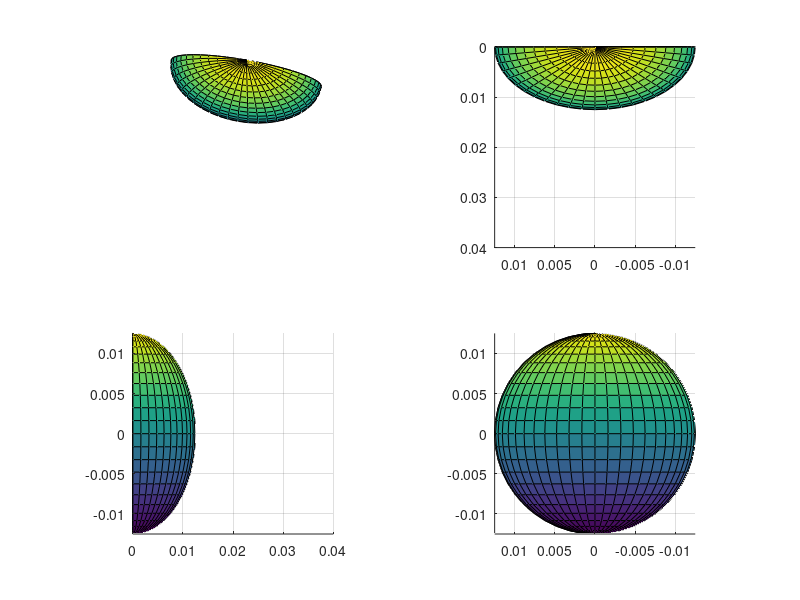

Recreate this plot in MATLAB. (Note: this script raises an error after producing the figure.)
%%%%%%% Test simu Field 1 04_03_2013 %%%%%%%%%%%

clear all
close all
clc

%%%%%%%%%%%%%%%%%%%%%%%%%%%%%%%%%%%%%%%%%%%%%%%%
%%%%%%%%%% Define parameters %%%%%%%%%%%%%%%%%%%

R = 12.5/1000; % Radius of the transducer [mm]
Rfocal = 40/1000; % Focal radius of the transducer [mm]
ele_size = 1/1000; % Size of math elements

%%%%%%%%%%%%%%%%%%%%%%%%%%%%%%%%%%%%%%%%%%%%%%%%

r = R; % Plot concave source
[theta,phi] = meshgrid(linspace(0,pi,2*R/ele_size),linspace(-pi/2,pi/2,2*R/ele_size));
x1 = r.*cos(theta).*cos(phi);
y1 = r.*sin(theta).*cos(phi);
z1 = r.*sin(phi);
theta = 0;
[r,phi] = meshgrid(linspace(0,R,2*R/ele_size),linspace(-pi/2,pi/2,2*R/ele_size));
x2 = r.*cos(theta).*cos(phi);
y2 = r.*sin(theta).*cos(phi);
z2 = r.*sin(phi);
theta = pi;
[r,phi] = meshgrid(linspace(0,R,2*R/ele_size),linspace(-pi/2,pi/2,2*R/ele_size));
x3 = r.*cos(theta).*cos(phi);
y3 = r.*sin(theta).*cos(phi);
z3 = r.*sin(phi);
x = [x1;x2;x3];
y = [y1;y2;y3];
z = [z1;z2;z3];


figure(1)
subplot(2,2,1); surf(x,y,z)
axis square
view(10,100)
axis([ -R R 0 Rfocal -R R ])
axis off
subplot(2,2,2); surf(x,y,z)
axis square
view(-180,90)
axis([ -R R 0 Rfocal -R R ])
subplot(2,2,3); surf(x,y,z)
axis square
view(90,0)
axis([ -R R 0 Rfocal -R R ])
subplot(2,2,4); surf(x,y,z)
axis square
view(0,180)
axis([ -R R 0 Rfocal -R R ])
clear x1 x2 x3 y1 y2 y3 z1 z2 z3 x y z r theta phi


Th = xdc_concave(R,Rfocal,ele_size); % Define concave source

%%%%%%%%%%%%%%%%%%%%%%%%%%%%%%%%%%%%%%%%%%%%%%%%%%%

%xdc_show(Th)

A = -R:ele_size:R;
B = -R:ele_size:R;
C = 0:ele_size:2*R;
points = [A' B' C'];
clear A B C
%C = 0:ele_size:Rfocal*2;

[hp, start_time] = calc_hp(Th,points);
start_time
D= max(max(max(hp)));

h=figure(2);
surf(hp)
shading interp
colorbar

taille_tmp = size(hp);
taille = taille_tmp(1);
h=figure(3);
% for k=1:1:taille
%     plot(hp(k,:));
%     hold on
% end
I =imagesc(hp');
%J = imrotate(I,90);
%imshow(J)
%view(180,90)
%shading interp
colorbar
PressionPascal = hp;
save('test_pressureFiled_1.mat','PressionPascal','-mat')

% h=figure(2);
% FIG = reshape(hp(1:((2*R/ele_size-1)*(2*R/ele_size-1)),1),[(2*R/ele_size-1) (2*R/ele_size-1)]);
% surf(FIG)
% %axis([0 (2*R/ele_size-1) 0 (2*R/ele_size-1) -D D])
% caxis([0 D])
% grid off
% axis off
% shading interp
% view(90,90)
% colorbar
% colorbar
% 
% h=figure(2);
% %FIG = reshape(hp(1:(R*R-2),i),[R R]);
% FIG = reshape(hp(1:((2*R/ele_size-1)*(2*R/ele_size-1)),1),[(2*R/ele_size-1) (2*R/ele_size-1)]);
% surf(FIG)
% %axis([0 (2*R/ele_size-1) 0 (2*R/ele_size-1) -D D])
% caxis([0 D])
% grid off
% axis off
% shading interp
% view(90,90)
% colorbar
% f = getframe(h);
% [im,map] = rgb2ind(f.cdata,256,'nodither');
% im(1,1,1,(2*R/ele_size+1)) = 0;
% 
% for i=1:1:(2*R/ele_size+1)
%     h=figure(i+1);
%     FIG = reshape(hp(1:((2*R/ele_size-1)*(2*R/ele_size-1)),i),[(2*R/ele_size-1) (2*R/ele_size-1)]);
%     surf(FIG)
%     %axis([0 (2*R/ele_size-1) 0 (2*R/ele_size-1) -D D]) 
%     caxis([0 D])
%     grid off
%     axis off
%     shading interp
%     view(90,90)
%     colorbar
%     f = getframe(h);
%     im(:,:,1,i) = rgb2ind(f.cdata,map,'nodither');
%     %close(h)
% end
% imwrite(im,map,'Concave_Pressure_Field.gif','DelayTime',0,'LoopCount',inf)
% close all





